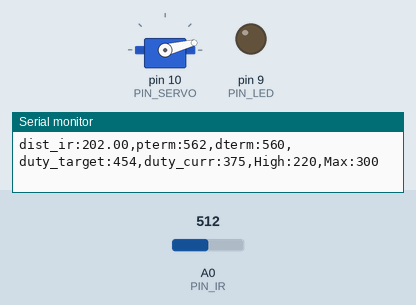
The sketch below on a simulated Arduino Uno, built with avr-gcc and run on an emulated ATmega328P. Parts: servo, output pins drawn as LEDs (lit = HIGH), the last lines printed to the serial monitor. The inputs (shaded band) are chosen by the test bench; at power-on: A0 (PIN_IR) = 512.

Above: at 1.2 s.
1.3 s: A0 (PIN_IR) set to 400
At 3.5 s:
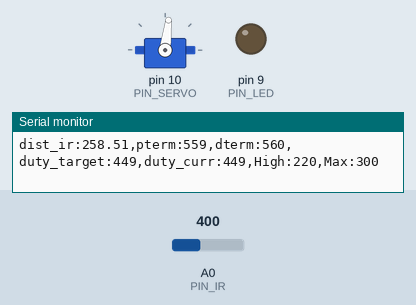
3.8 s: A0 (PIN_IR) set to 420
At 4.7 s:
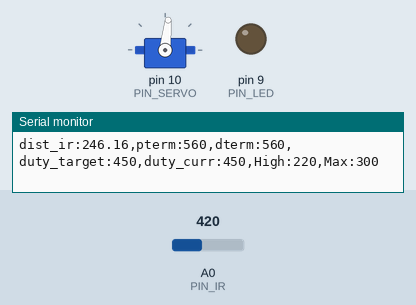
5.3 s: A0 (PIN_IR) set to 245
At 6.0 s:
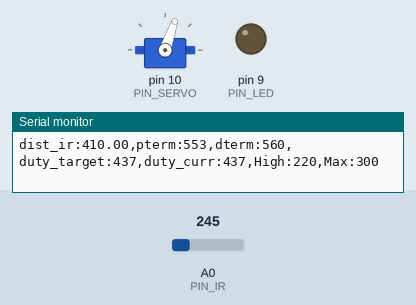
Timing chart, 0 to 8.3 s (numbered marks = the images above; inputs shaded):
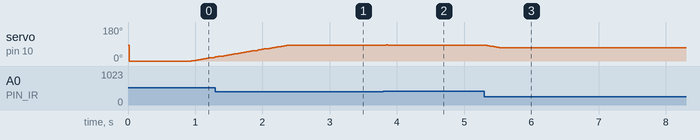

Measured:
- after the input at 1.3 s, servo on pin 10 (PIN_SERVO): goes on until 2.4 s, then stays 83°
- after the input at 3.8 s, servo on pin 10 (PIN_SERVO): 83° → 84° at once
- after the input at 5.3 s, servo on pin 10 (PIN_SERVO): 84° → 71° at once

The sketch:

21_PDControl_20203032.ino
```cpp
#include <Servo.h>

#define PIN_LED 9
#define PIN_SERVO 10
#define PIN_IR A0

#define _DIST_TARGET 255
#define _DIST_MIN 100
#define _DIST_MAX 410

#define _DIST_ALPHA 0.3

#define _DUTY_MIN 1100
#define _DUTY_NEU 1400
#define _DUTY_MAX 1700

#define _SERVO_ANGLE 30
#define _SERVO_SPEED 30
#define _INTERVAL_SERVO 20

#define _INTERVAL_DIST 20
#define _INTERVAL_SERVO 20
#define _INTERVAL_SERIAL 100

#define _KP 0.8
#define _KD -20
Servo myservo;

float dist_target;
float dist_raw, dist_ema, dist_min, dist_max, duty_ema;
unsigned long last_sampling_time_dist, last_sampling_time_servo, last_sampling_time_serial;
bool event_dist, event_servo, event_serial;

// Servo speed control
int duty_chg_per_interval;
float duty_target, duty_curr;

float dterm, error_curr, error_prev=0, control, pterm;

void setup() {
  pinMode(PIN_LED,OUTPUT);
  myservo.attach(PIN_SERVO);
  dist_raw=0.0;
  // initialize global variables
  dist_min = _DIST_MIN;
  dist_max= _DIST_MAX;
  dist_ema= 0;
  // move servo to neutral position
  myservo.writeMicroseconds(_DUTY_NEU);

  // initialize serial port
  Serial.begin(57600);

  // convert angle speed into duty change per interval.
  duty_chg_per_interval =(float)(_DUTY_MAX - _DUTY_MIN) * (_SERVO_SPEED / _SERVO_ANGLE) * ( _INTERVAL_SERVO / 1000.0); //[3039]
}


void loop() {
  unsigned long time_curr = millis();
  if(time_curr >= last_sampling_time_dist + _INTERVAL_DIST) {
        last_sampling_time_dist += _INTERVAL_DIST;
        event_dist = true;

        if(duty_target > duty_curr) {
            duty_curr += duty_chg_per_interval;
            if(duty_curr > duty_target) duty_curr = duty_target;
        }
        else {
            duty_curr -= duty_chg_per_interval;
            if(duty_curr < duty_target) duty_curr = duty_target;
        }
       myservo.writeMicroseconds(duty_curr);

  }
  if(time_curr >= last_sampling_time_servo + _INTERVAL_SERVO) {
        last_sampling_time_servo += _INTERVAL_SERVO;
        event_servo = true;
  }
  if(time_curr >= last_sampling_time_serial + _INTERVAL_SERIAL) {
        last_sampling_time_serial += _INTERVAL_SERIAL;
        event_serial = true;
  }

  if(event_dist) {
    dist_raw = ir_distance_filtered();

    if(dist_raw < 100)
      dist_raw = 100;
    if(dist_raw > 410)
      dist_raw = 410;

    pterm = _KP *(255-dist_raw);
    control = pterm;
    duty_target = _DUTY_NEU + control;

    error_curr = 225 - dist_raw;

    dterm = _KD * (error_prev - error_curr);
    control = dterm;
    duty_target += control;
    // Limit duty_target within the range of [_DUTY_MIN, _DUTY_MAX]
    if(duty_target < _DUTY_MIN) duty_target = _DUTY_MIN; // lower limit
    if(duty_target > _DUTY_MAX) duty_target = _DUTY_MAX; // upper limit
    // update error_prev
    error_prev = error_curr;
  }
  if(event_dist) {
    event_dist = false;
    // get a distance reading from the USS
    dist_raw = ir_distance_filtered();
    if(dist_raw < 100)
      dist_raw = 100;
    if(dist_raw > 410)
      dist_raw = 410;
  }
  if(event_servo) {
    event_servo = false;

    if(duty_target > 1700)
       duty_target = 1700;
      if(duty_target <1100)
       duty_target = 1100;
  }
  if(event_serial) {
    event_serial = false;
// output the read value to the serial port
     Serial.print("dist_ir:");
    Serial.print(dist_raw);
    Serial.print(",pterm:");
    Serial.print(map(pterm,-1000,1000,510,610));
  Serial.print(",dterm:");
    Serial.print(map(dterm,-1000,1000,510,610));
    Serial.print(",duty_target:");
    Serial.print(map(duty_target,1000,2000,410,510));
    Serial.print(",duty_curr:");
    Serial.print(map(duty_curr,1000,2000,410,510));
    //Serial.println(",Min:100,Low:200,dist_target:255,High:310,Max:410");


    Serial.println(",High:220,Max:300");
  }
}

float ir_distance(void){ // return value unit: mm
  float val;
  float volt = float(analogRead(PIN_IR));
  val = (((6762.0/(volt-9.0))-4.0) * 10.0-24.9286)/0.68143+100;
  return val;
}
float ir_distance_filtered(void){ // return value unit: mm
   dist_ema = (1-_DIST_ALPHA)*ir_distance()+ dist_ema*_DIST_ALPHA;
  return dist_ema; // for now, just use ir_distance() without noise filter.
}
```
